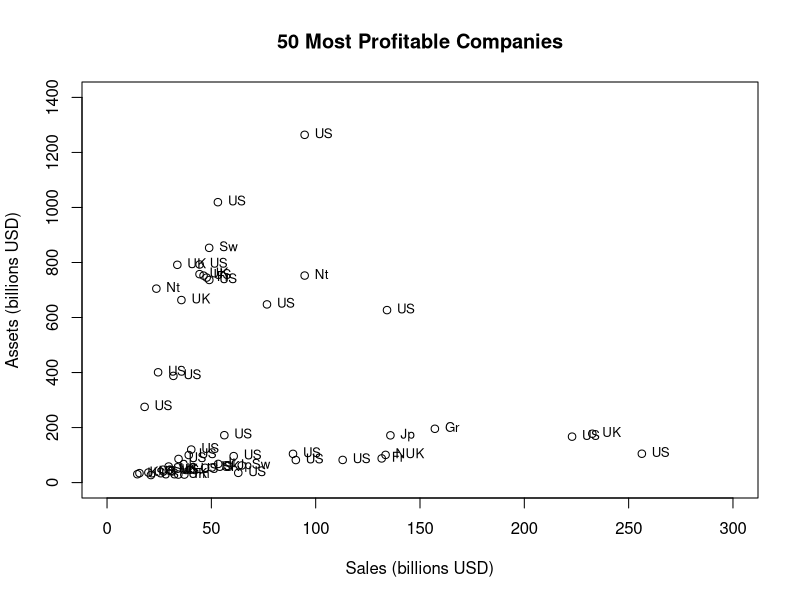
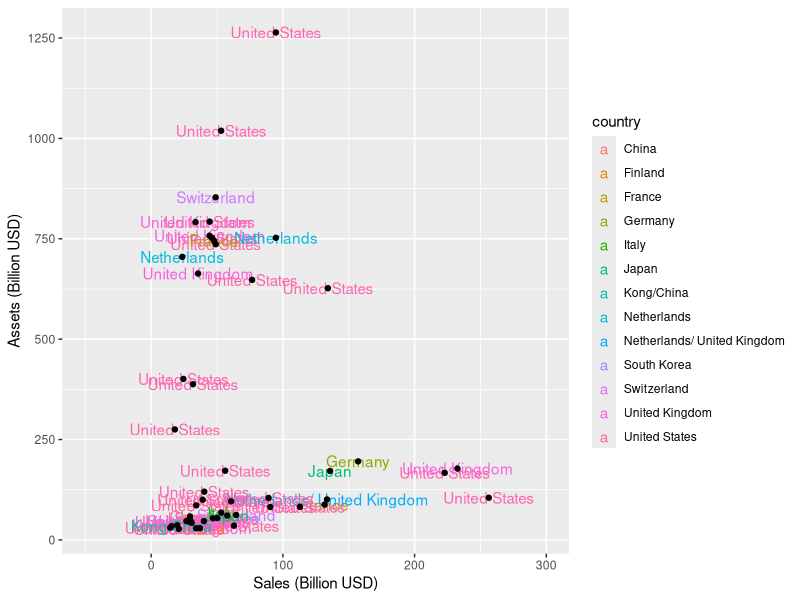
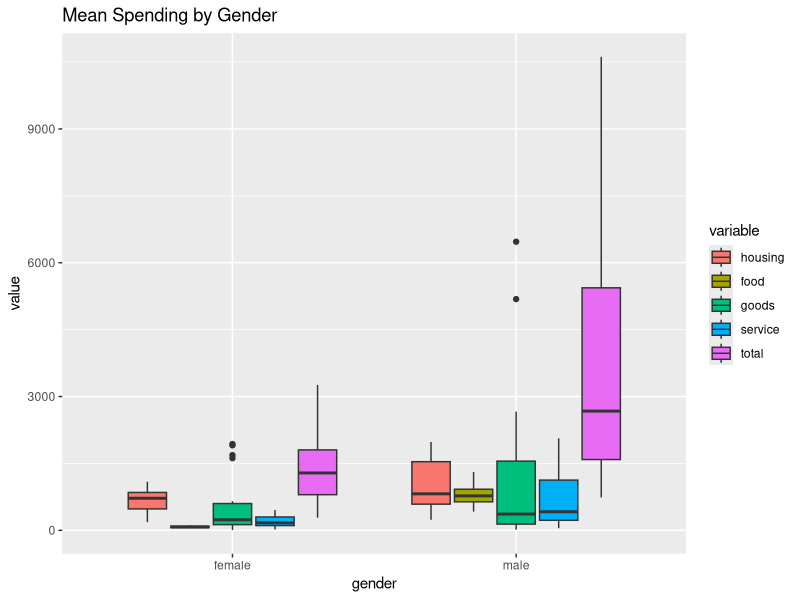
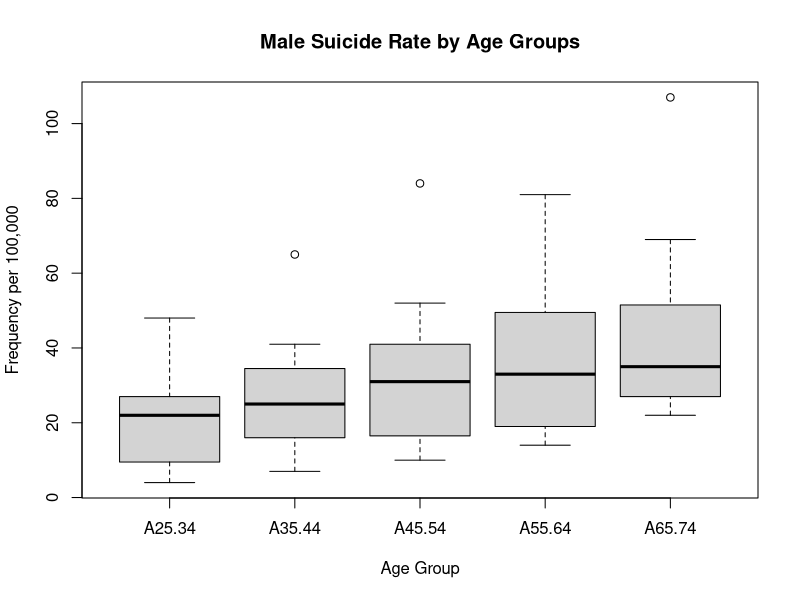
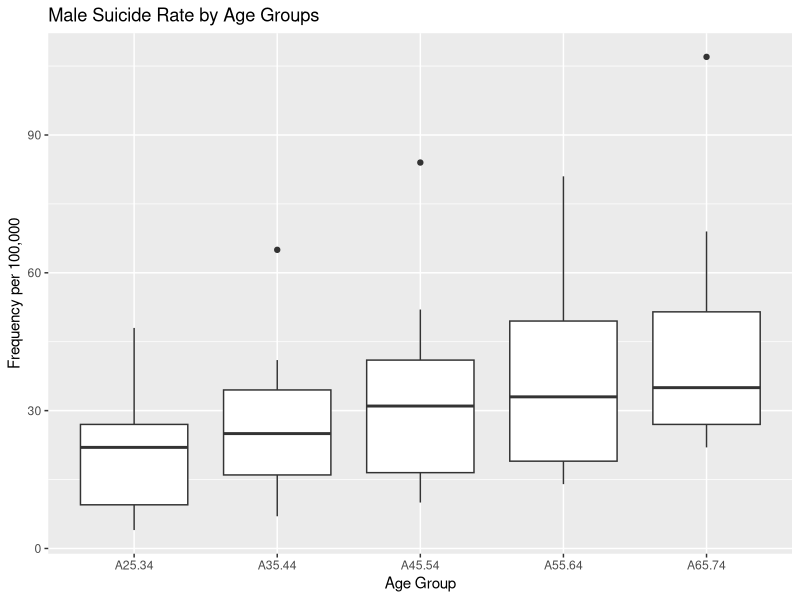
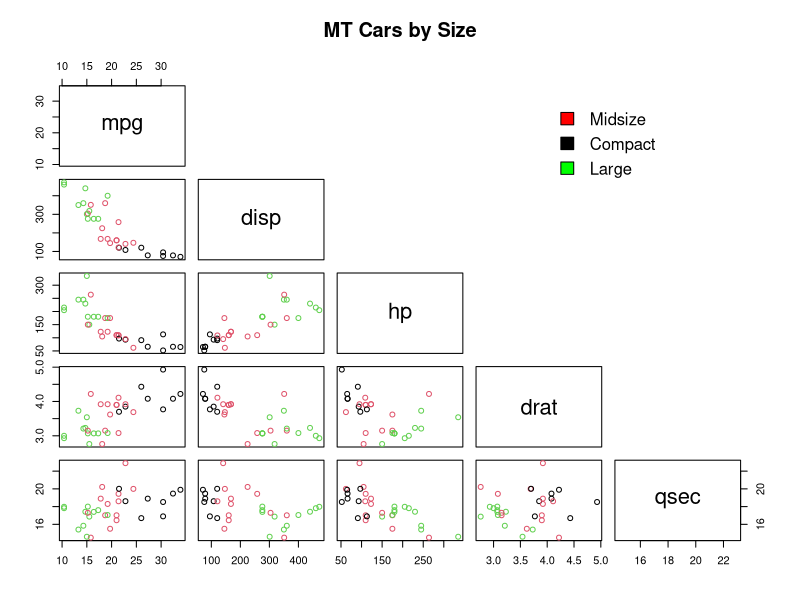
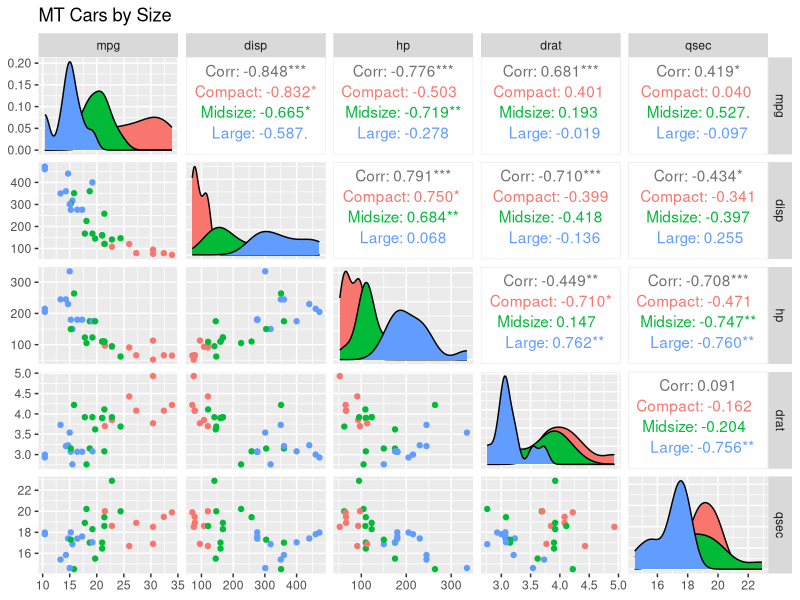

Write R code to recreate these figures, in order.
## ---- chunk 1
knitr::opts_chunk$set(message=F,warning=F,echo=F,fig_height=10,fig_width=7,cache = F)
## ---- chunk 2
# load libraries
library(reshape)
library(ggplot2)
library(HSAUR3)
library(dplyr)
library(MASS)
#install.packages('GGally)
library(GGally)
#install.packages('plotrix')
library(plotrix)
## ---- chunk 3
# load forbes dataset
data('Forbes2000')

# find median profits of each country with no missing values
mprofits <- tapply(Forbes2000$profits, Forbes2000$country, median, na.rm=TRUE)
## ---- chunk 4
# output profits of specified countries
mprofits[c('United States', 'United Kingdom', 'France', 'Germany')]
## ---- chunk 5
# Filter to only companies in Germany
GermanComp <- subset(Forbes2000, country == 'Germany')

# filter down again to companies with no profit
GermanCompProfit <- subset(GermanComp, profits < 0)
 #output just country names from filtered data
GermanCompProfit['name']
## ---- chunk 6
# filter to country Bermuda
BermudaComp <- subset(Forbes2000, country == 'Bermuda')
# output name of categorty with highest count
names(which.max(table(BermudaComp$category)))
## ---- chunk 7
# arrange profits column in descending order
Top50 <- order(-Forbes2000$profits)
# filter to first 50 rows
Top50 <- Forbes2000[Top50[1:50],]
# ouutput names of companies
Top50['name']
## ---- chunk 8
# plot sales on x-axis and assets on y- asis with labels and boundaries
plot(Top50$sales, Top50$assets, 
     main = '50 Most Profitable Companies', xlab = 'Sales (billions USD)', ylab = 'Assets (billions USD)', xlim = c(0,300), ylim= c(0,1400))
# modify labeling of countries with abbreviate function for labels specifying length of 2, and location of label relative to point
text(Top50$sales, Top50$assets, 
     labels = abbreviate(Top50$country, strict = TRUE, minlength=2), pos=4, cex=.8)
## ---- chunk 9
# plot specifying data, x-axis, and y-axis
g <- ggplot(data = Top50, aes(x = sales, y= assets))
# add geom_text to color-code country and make each point labeled by country name
# add geom_ypoint to help see the actual location of points
# use ylab for labeling and xlim to expand plot for readability
g + geom_text(aes(label=country, color = country)) + 
    geom_point()+
    ylab('Assets (Billion USD)') + xlab('Sales (Billion USD)') + xlim(-50, 300)

## ---- chunk 10
# group by country and find mean of sales with missing values removed.
avgSales <- Forbes2000 %>%
    group_by(country) %>%
    summarize(mean = mean(sales, na.rm=TRUE))

# filter to sales, group by country, and find count by country
minAvgSales <- Forbes2000 %>%
    filter(sales > 5) %>%
    group_by(country) %>%
    count(sort=TRUE)

avgSales
minAvgSales
## ---- chunk 11
# load data
data("household")

# make total column summing up expenses
household$total <- household$housing+ household$food+ household$goods + household$service

# group by gender
householdGender <- household %>%
    group_by(gender)

# find mean of total column from householdGender variable
householdMeanByGender <- householdGender %>%
    summarize(mean = mean(total))

# Use melt function to reshape data allowing analysis of other variables by gender
householdGenderType <- melt(household, id.vars = c('gender'))

# boxplot with gender and value(dollars) as axes with each expense type having distinct color filling
ggplot(householdGenderType, aes(x=gender, y=value, fill=variable)) +
    geom_boxplot() +
    ggtitle('Mean Spending by Gender')
    
## ---- chunk 12
# load dataset
data('suicides2')

# base R boxplot of suicides by age group per 100,000 individuals
boxplot(suicides2, main='Male Suicide Rate by Age Groups', xlab='Age Group', ylab='Frequency per 100,000')

# make dataset a dataframe
as.data.frame(suicides2)

# add country column derived from the rownames
suicides2$country <- rownames(suicides2)

# get rid of rownames column
rownames(suicides2) <- NULL

# reshape dataframe to analyze suicide rates by country with ggplot
suicides2 <-melt(suicides2, id.vars = 'country')

# ggplot version of previous boxplot
ggplot(suicides2, aes(x=variable, y=value))+geom_boxplot() + labs(title='Male Suicide Rate by Age Groups', x='Age Group', y='Frequency per 100,000')
## ---- chunk 13

# load dataset
data("chickwts")
#summary(chickwts)

# use median() and abs() function to build formula for mean absolute deviation
madChickweight <- 1.4826 * median(abs(chickwts$weight - median(chickwts$weight)))

#mad(chickwts$weight)
madChickweight
## ---- chunk 14
# load dataset
data('state')

# use cbind to join tables
allStates <- cbind.data.frame(state.x77, state.name)
allStates <- cbind.data.frame(allStates, state.division)

# use mutate_if to change factor to character
allStates <- allStates %>%
    mutate_if(is.factor, as.character)

# filter to state division in New England
newEngland <- allStates %>%
    filter(state.division == 'New England')

# filter to the state with minimum income    
minIncomeNewEngland <- newEngland %>%
    filter(Income == min(Income))

minIncomeNewEngland$state.name
## ---- chunk 15
# load dataset
data('Cars93')
#summary(Cars93)

# filter to cars with MPG.highway under 25 and and weight greater than 3500
# Second argument specifying a vector of the columns that are requested
Cars93[(Cars93$MPG.highway < 25) & (Cars93$Weight > 3500), c('Model','Min.Price', 'Max.Price','MPG.highway', 'Weight')]
## ---- chunk 16
# load dataset
data('Cars93')

# make matrix of all rows and specified columns
mycars <- as.matrix(Cars93[,c('Min.Price','Max.Price','MPG.city','MPG.highway','EngineSize','Length','Weight')])

# use colMeans functions on mycars and turn to vector
Cars.Means <- as.vector(colMeans(mycars))
Cars.Means
## ---- chunk 17

# use std.error function on mycars data and turn to vector
Cars.Std.Errors <- as.vector(std.error(mycars))

# compose list of Cars.StdErrors and Cars.Means
cars.stats <- list(Cars.Means = Cars.Means, Cars.Std.Errors = Cars.Std.Errors)
cars.stats
## ---- chunk 18
# load dataset
data("iris3")

# use apply function with mean function on specified columns of iris dataset
meanSpecies <- as.data.frame(apply(iris3, c(3,2), mean))
meanSpecies
## ---- chunk 19
# repeat previous step but adjust second argument of apply function to get means of each variable
meanAll <- as.data.frame(apply(iris3, c(2), mean))
colnames(meanAll) <- c('Mean')
meanAll
## ---- chunk 20
#head(state.x77)

# apply mean to income column of stete.x77 dataset for each region
meanIncomeByRegion <- tapply(state.x77[,'Income'], state.region, mean)
meanIncomeByRegion
## ---- chunk 21
# repeat previous steb but adjust first argument to the illiteracy column, second argument to division, and third argument to max function
maxIlliteracy <- tapply(state.x77[,'Illiteracy'], state.division, max)
maxIlliteracy
## ---- chunk 22
# use same function as previous two steps but change first argument to population column, second argument to region data, and last argument to length function
stateCountByRegion <- tapply(state.x77[,'Population'], state.region, length)
stateCountByRegion
## ---- chunk 23
# load dataset
data(mtcars)
#summary(mtcars)

# rewrite given equations
carsize <- cut(mtcars[,'wt'], breaks=c(0,2.5,3.5,5.5), labels=c('Compact', 'Midsize','Large'))

# use pairs function to plot scatterplot of all requested variables
# modify plot for aesthetic reasons to make readable and fit a legend
pairs(~mpg+disp+hp+drat+qsec, data=mtcars, main='MT Cars by Size', col=carsize, upper.panel=NULL)
legend(.7,.9 ,as.vector(unique(carsize)), fill = c('red','black','green'), bty='n')

# replicate previous plot with ggpairs with color defining carsize
ggpairs(mtcars, aes(color=carsize), columns= c('mpg','disp','hp','drat','qsec'), title='MT Cars by Size')
## ---- chunk 24
# load dataset
data("chickwts")

# apply aov() function to weight and feed
chick.aov <- aov(weight ~ feed, data=chickwts)

# use summary function on chick.aov variable
summary(chick.aov)
## ---- chunk 25
#define fuction accepting two arguments, x and mean
ttest <- function(x, mu){
    #calculate mean of x
    xbar <- mean(x)
    #input xbar into equation calculating T
    T <- (xbar - mu)/(sd(x)/(sqrt(length(x))))
    #Use pt function with T as first argument, length -1 of x as second argument, and multiply by 2 for two-tailed test
    P <- (pt(T, df=(length(x)-1), lower.tail = FALSE)) * 2
    #return vector of T and P
    return(c(T, P))
}

print(ttest(chickwts$weight, 240))

print(t.test(x=chickwts$weight, mu=240, conf.level=.95))
